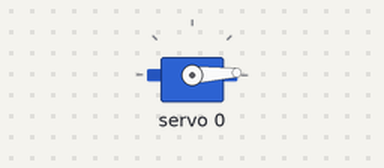
Bench run of a sketch on a simulated Arduino Uno, built with avr-gcc and run on an emulated ATmega328P. Parts: servo. What the sketch prints to the serial monitor is not drawn.

Above: at 0.05 s.
Timing chart, 0 to 3.0 s (numbered marks = the images above):
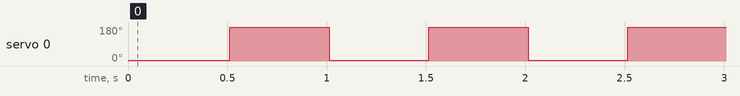

The sketch:

e9p14.ino
```cpp
#include <Wire.h>
#include <Adafruit_PWMServoDriver.h>

Adafruit_PWMServoDriver pwm = Adafruit_PWMServoDriver();

#define SERVOMIN  150 // This is the 'minimum' pulse length count (out of 4096)
#define SERVOMAX  600 // This is the 'maximum' pulse length count (out of 4096)
#define USMIN  600 // This is the rounded 'minimum' microsecond length based on the minimum pulse of 150
#define USMAX  2400 // This is the rounded 'maximum' microsecond length based on the maximum pulse of 600
#define SERVO_FREQ 50 // Analog servos run at ~50 Hz updates

void setup() {
  Serial.begin(9600);
  Serial.println("8 channel Servo test!");

  pwm.begin();
  pwm.setOscillatorFrequency(27000000);
  pwm.setPWMFreq(SERVO_FREQ);  // Analog servos run at ~50 Hz updates

  delay(10);
}
void loop() {
    pwm.setPWM(0, 0, 118);
    delay(500);
    pwm.setPWM(0, 0, 500);
    delay(500);
}
```

Measured:
- by itself, servo 0: alternates 180° for 0.50 s and 3° for 0.50 s
